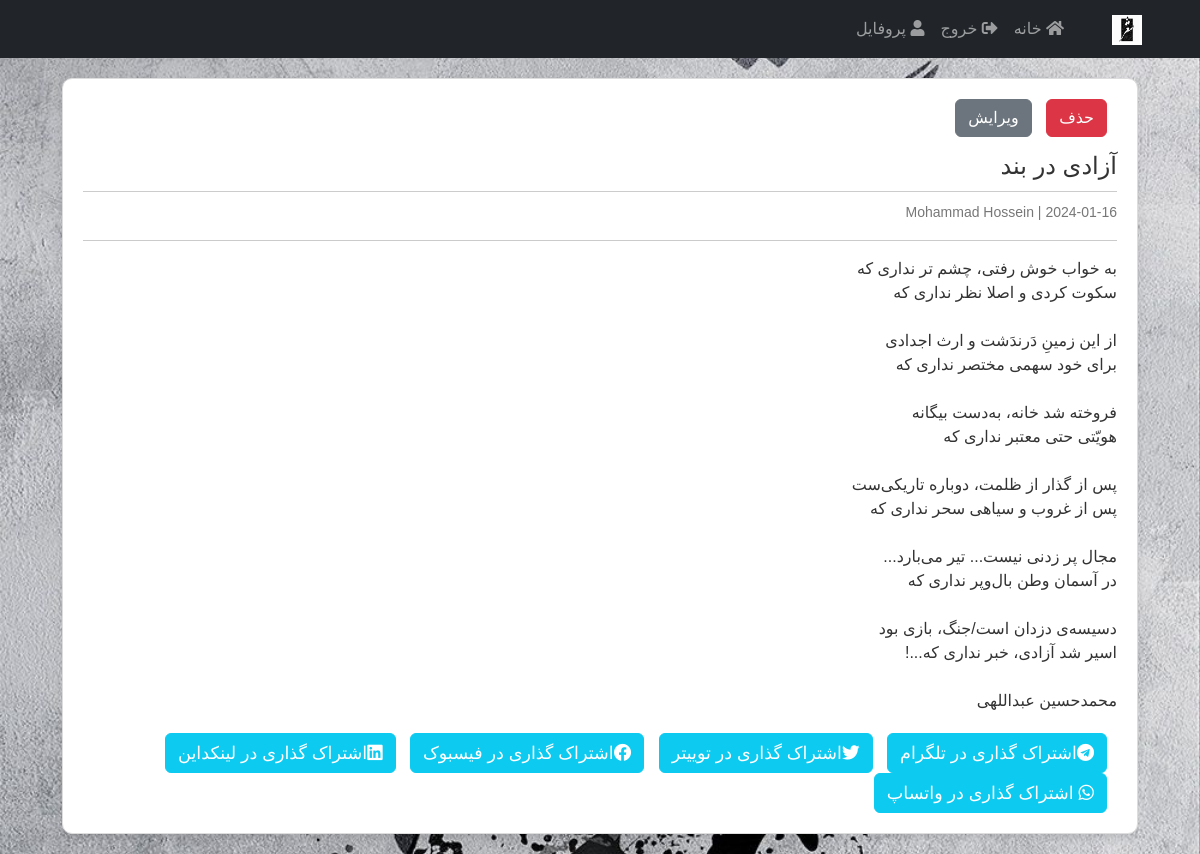
The app's page /post/4 (signed in) with its own data.
### blog/models.py (models this page shows)
class Post(db.Model):
	id = db.Column(db.Integer, primary_key=True)
	title = db.Column(db.String(120), nullable=False)
	date = db.Column(db.DateTime, nullable=False, default=datetime.now)
	content = db.Column(db.Text, nullable=False)
	user_id = db.Column(db.Integer, db.ForeignKey('user.id'), nullable=False)

class User(db.Model, UserMixin):
	id = db.Column(db.Integer, primary_key=True)
	username = db.Column(db.String(30), unique=True, nullable=False)
	email = db.Column(db.String(60), unique=True, nullable=False)
	password = db.Column(db.String(60), nullable=False)
	posts = db.relationship('Post', backref='author', lazy=True)

### blog/routes.py (the view)
@app.route('/post/<int:post_id>')
def detail(post_id):
	post = Post.query.get_or_404(post_id)
	return render_template('detail.html', post=post)

### blog/models.py (called while the page is built)
@login_manager.user_loader
def load_user(user_id):
	return User.query.get(int(user_id))

### blog/templates/detail.html
{% extends 'base.html' %}
{% block content %}
<div class="post-details">
    {% if post.author == current_user %}
        <div class="post-actions">
            <a href="{{ url_for('delete', post_id=post.id) }}" class="btn btn-danger">حذف</a>
            <a href="{{ url_for('update', post_id=post.id) }}" class="btn btn-secondary">ویرایش</a>
        </div>
    {% endif %}
    <div class="post-header" dir="rtl">
        <h3>{{ post.title }}</h3>
        <p class="post-meta">
            <small>{{ post.author.username }} | {{ post.date.strftime('%Y-%m-%d') }}</small>
        </p>
    </div>
    <hr/>
    <div class="post-content">
        {{ post.content.replace('\n', '<br>') | safe }}
      </div>
    <div class="share-buttons">
        <a href="https://t.me/share/url?url={{ url_for('detail', post_id=post.id, _external=True) }}" target="_blank" class="btn btn-info"><i class="fab fa-telegram"></i>اشتراک گذاری در تلگرام</a>
        <a href="https://twitter.com/intent/tweet?url={{ url_for('detail', post_id=post.id, _external=True) }}&text={{ post.title }}" target="_blank" class="btn btn-info"><i class="fab fa-twitter"></i>اشتراک گذاری در توییتر</a>
        <a href="https://www.facebook.com/sharer/sharer.php?u={{ url_for('detail', post_id=post.id, _external=True) }}" target="_blank" class="btn btn-info"><i class="fab fa-facebook"></i>اشتراک گذاری در فیسبوک</a>
        <a href="https://www.linkedin.com/shareArticle?url={{ url_for('detail', post_id=post.id, _external=True) }}&title={{ post.title }}" target="_blank" class="btn btn-info"><i class="fab fa-linkedin"></i>اشتراک گذاری در لینکداین</a>
        <a href="https://wa.me/?text={{ url_for('detail', post_id=post.id, _external=True) }}" target="_blank" class="btn btn-info"><i class="fab fa-whatsapp"></i> اشتراک گذاری در واتساپ</a>
    </div>
</div>
{% endblock %}

### blog/static/styles.css (style rules this page uses)
body { font-family: 'B Titr', Arial, sans-serif; background-image: url('/static/images/aser.jpg'); background-size: cover; background-repeat: no-repeat; background-attachment: fixed; background-color: #f8f9fa; color: #333; }
.post-details { margin: 20px; padding: 20px; border: 1px solid #ddd; border-radius: 10px; background-color: #fff; box-shadow: 0 4px 8px rgba(0, 0, 0, 0.1); }
.post-actions { margin-bottom: 15px; }
.post-actions a { margin-right: 10px; }
.post-header h3 { color: #333; font-size: 1.5em; border-bottom: 1px solid #ccc; padding-bottom: 10px; }
.post-meta { color: #777; margin-bottom: 15px; }
.share-buttons { margin-top: 20px; }
.share-buttons a { margin-right: 10px; color: #fff; text-decoration: none; font-size: 1.1em; }

### records on screen
Post: title "آزادی در بند", date "2024-01-16", content.replace "به خواب خوش رفتی، چشم تر نداری که سکوت کردی و اصلا نظر نداری که از این زمینِ دَرندَشت و ارث اجدادی برای خود سهمی مختصر نداری که فروخته شد خانه، به‌دست بیگانه هویّتی حتی معتبر نداری که پس از گذار از ظلمت، دوباره تاریکی‌ست پس از غروب و سیاهی سحر نداری که مجال پر زدنی نیست... تیر می‌بارد... در آسمان وطن بال‌وپر نداری که دسیسه‌ی دزدان‌ است/جنگ، بازی بود اسیر شد آزادی، خبر نداری که...‌! محمدحسین عبداللهی"
User: author.username "Mohammad Hossein"
